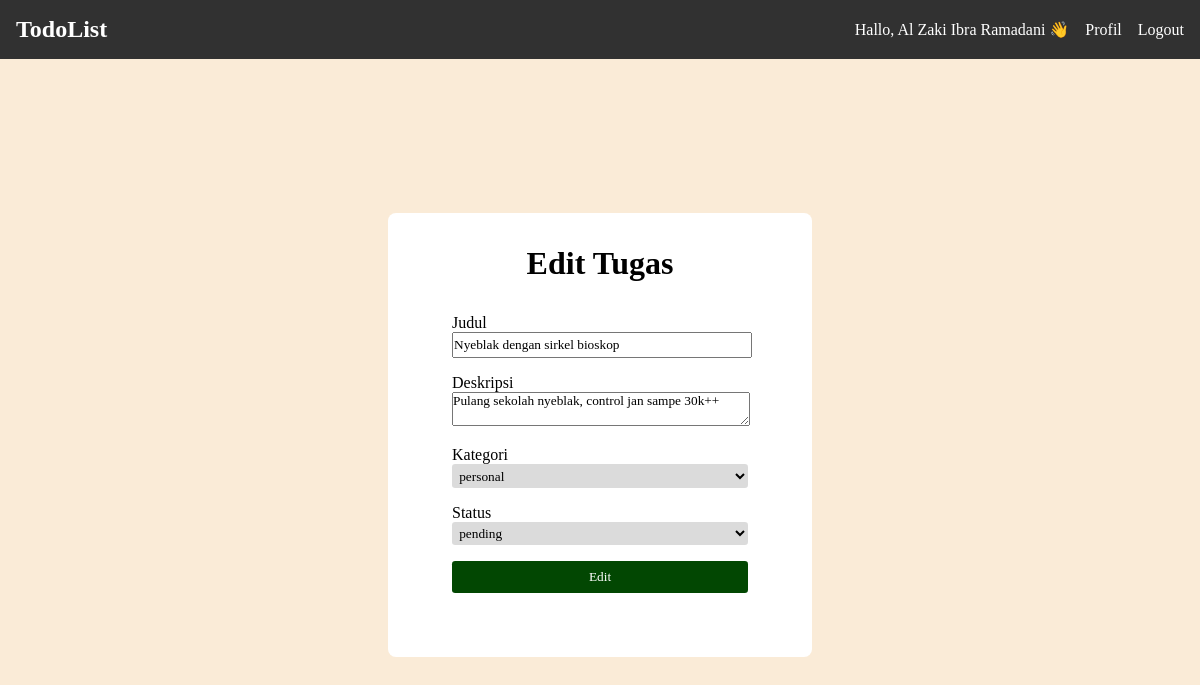
Page /edit-todo.php?id_todo=29 (signed in) on the committed database.
### tables this page shows
CREATE TABLE `user` (
  `id_user` int(11) NOT NULL,
  `username` varchar(100) DEFAULT NULL,
  `password` varchar(255) DEFAULT NULL,
  `name` varchar(255) DEFAULT NULL,
  `email` varchar(255) DEFAULT NULL,
  `birth_date` date DEFAULT NULL
);

CREATE TABLE `todo` (
  `id_todo` int(11) NOT NULL,
  `title` varchar(255) DEFAULT NULL,
  `description` text DEFAULT NULL,
  `created_at` timestamp NOT NULL DEFAULT current_timestamp(),
  `updated_at` timestamp NOT NULL DEFAULT current_timestamp(),
  `status` enum('pending','done') DEFAULT NULL,
  `id_category` int(11) DEFAULT NULL,
  `id_user` int(11) DEFAULT NULL
);

CREATE TABLE `category` (
  `id_category` int(11) NOT NULL,
  `category` varchar(100) DEFAULT NULL
);

### edit-todo.php (the view, shortened to what this page needs)
<?php
require "koneksi.php";
$id_user = $_SESSION['id_user'];
$id_todo = $_GET['id_todo'];
$sqltodo = "SELECT todo.*, category.* FROM todo JOIN category WHERE todo.id_category = category.id_category AND todo.id_todo = $id_todo";
$querytodo = mysqli_query($conn, $sqltodo);
$todo = mysqli_fetch_assoc($querytodo);
?>
<!DOCTYPE html>
<html lang="en">
<head>
    <link rel="stylesheet" href="style.css">
</head>
<body>
    <?php require "navbar.php"; ?>
    <main style="display: flex; justify-content: center; align-items: center; border-radius: 0.2rem; min-height: 90dvh;">
        <div class="form-container">
            <center><h1>Edit Tugas</h1></center>
            <form action="proses-edit.php" method="POST">
                <div>
                    <label for="title">Judul</label><br>
                    <input type="text" name="title" id="title" value="<?= htmlspecialchars($todo['title']) ?>">
                </div>
                <div>
                    <label for="description">Deskripsi</label><br>
                    <textarea name="description" id="description" ><?= htmlspecialchars($todo['description']) ?></textarea>
                </div>
                <div>
                    <label for="category">Kategori</label><br>
                    <select name="category" id="category">
                        <option value="<?= htmlspecialchars($todo['id_category']) ?>"><?= htmlspecialchars($todo['category']) ?></option>
                    </select>
                </div>
                <div>
                    <label for="status">Status</label><br>
                    <select name="status" id="status">
                        <option value="<?= htmlspecialchars($todo['status']) ?>"><?= htmlspecialchars($todo['status']) ?></option>
                    </select>
                </div>
                <button type="submit" class="btn-success">Edit</button>
            </form>
        </div>
    </main>
</body>
</html>

### navbar.php
<?php
include "koneksi.php";
$queryuser = mysqli_query($conn, "SELECT * FROM `user` where `id_user` = '$id_user'");
$user = mysqli_fetch_assoc($queryuser);
$name = $user['name'];
?>
<nav>
    <h2>TodoList</h2>
    <div class="nav-menu">
        <?php
        if(!isset($id_user) && $id_user == ''){
            echo "<a href='login.php'>Login</a>";
        }else{
            echo "Hallo, $name 👋";
            echo "<a href='profil.php'>Profil</a>";
                echo "<a href='logout.php'>Logout</a>";
        }
        ?>
    </div>
</nav>

### style.css (style rules this page uses)
* { padding: 0; margin: 0; font-family: 'Franklin Gothic'; }
body { background-color: antiquewhite; }
main { padding-top: 1rem; }
a { text-decoration: none; color: white; }
nav { display: flex; justify-content: space-between; align-items: center; background-color: #313131; color: white; padding: 1rem; }
.nav-menu { display: flex; gap: 1rem; align-items: center; }
button { border: none; padding: 0.5rem 1rem; border-radius: 0.2rem; cursor: pointer; }
.btn-success { background-color: rgb(2, 71, 2); color: white; }
select { border: none; background: rgb(219, 219, 219); border-radius: 0.2rem; padding: 0.2rem ; min-width: 10%; width: 100%; }
.form-container { background: white; box-shadow: inset; max-width: 80dvw; min-width: 30dvw; padding: 2rem; border-radius: 0.5rem; }
form { display: grid; row-gap: 1rem; padding: 2rem; }
input { width: 100%; padding: 0.2rem 0; }
textarea { width: 100%; }

### rows in the picture
user: name "Al Zaki Ibra Ramadani"
todo: title "Nyeblak dengan sirkel bioskop", description "Pulang sekolah nyeblak, control jan sampe 30k++", category "personal", status "pending"
